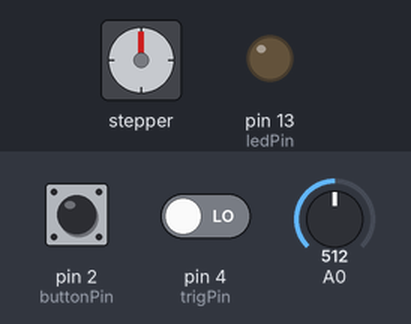
Recording of a sketch running on a simulated Arduino Uno, built with avr-gcc and run on an emulated ATmega328P. Shown: stepper motor, output pins drawn as LEDs (lit = HIGH). The test bench sets the inputs (shaded band); at power-on: A0 = 512, pin 2 (buttonPin) LOW, pin 4 (trigPin) LOW. Random numbers use the default seed unless the sketch sets one; stepper angles assume 3072 steps per turn.

Above: at 2.7 s.
2.8 s: A0 set to 539
At 3.3 s:
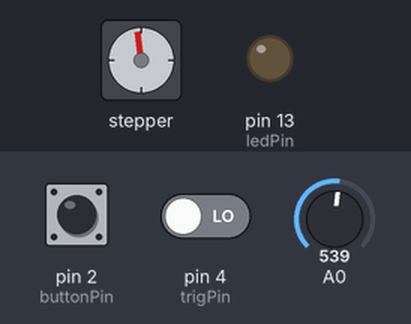
4.3 s: pin 2 (buttonPin) pulled HIGH for 0.15 s
At 7.1 s:
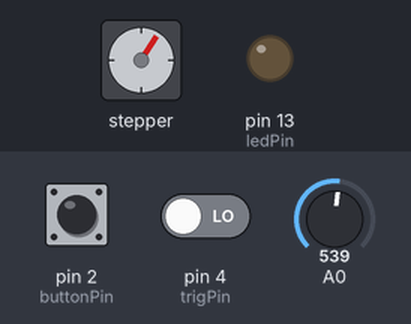
7.3 s: A0 set to 511
9.6 s: pin 4 (trigPin) driven HIGH
At 9.75 s:
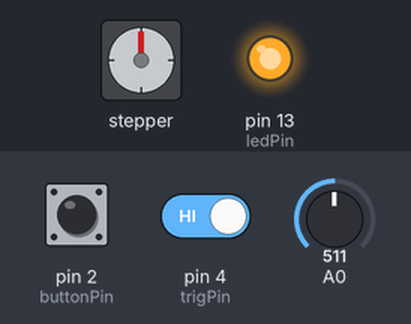
12.6 s: pin 4 (trigPin) driven LOW
At 13.2 s:
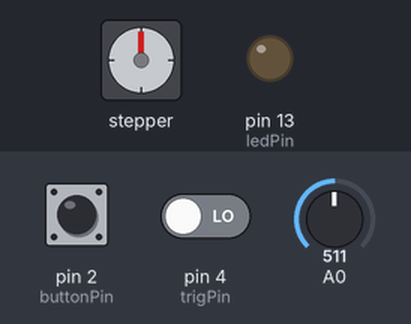
15.6 s: A0 set to 306
Timing chart, 0 to 19.6 s (numbered marks = the images above; inputs shaded):
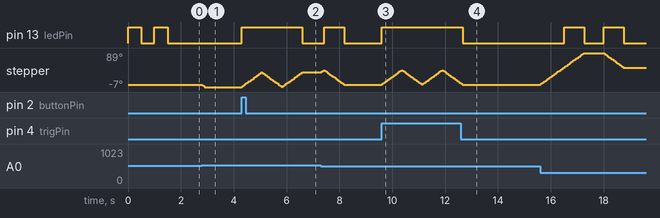

Measured:
- after the input at 4.3 s, pin 13 (ledPin): LOW → HIGH at once, → LOW 2.3 s later; stepper: turns 41° clockwise in 0.75 s, then 40° counter-clockwise in 0.71 s, then 40° clockwise in 0.71 s
- after the input at 9.6 s, pin 13 (ledPin): LOW → HIGH at once; stepper: turns 41° clockwise in 0.75 s, then 40° counter-clockwise in 0.71 s, then 40° clockwise in 0.71 s, then 38° counter-clockwise in 0.67 s
- after the input at 12.6 s, pin 13 (ledPin): HIGH → LOW after 0.07 s

The sketch:

jimiv1.ino
```cpp
#include <Stepper.h>


// Déclaration des ports (pins) des entrées sorties
const int buttonPin = 2;
const int trigPin = 4;
const int ledPin =  13;
//delai en ms ajouté à la fin de la boucle pour éviter de rendre fou l'arduino
const int delai = 1;
//nbre de pas du moteur:
const int nbredepas = 48*64;
//Débatement: nombre de pas parcourus pour chaque coup de médiator (Originalement 110)
const int debatement = 350;
//tempo en ms
const int tempo = 1500;
//compensation du décalage
const int comp= 0;

// Initialisation des entrées sorties
int buttonState = LOW;
int trigState = LOW;
int potarActuel;
int potarPreced;
int randNumber;
//temps écoulé depuis l'allumage de l'arduino
long temps;
// buttonStatePreced est la valeur binaire du bouton à la boucle précédente
bool buttonStatePreced = false;
bool sequenceState = false;
bool allerretour=true;


Stepper moteur(nbredepas,9,10,11,6);

//Proframme d'intialisation (lu une fois au démarage et si on appuie sur reset)
void setup() {
  //regler vitesse du moteur entre 0 et 10 tours par minute
  moteur.setSpeed(9);
  //déclaration des entrées sorties
  pinMode(buttonPin, INPUT);
  pinMode(trigPin, INPUT);
  pinMode(ledPin, OUTPUT);

  //La LED clignote 2 fois à l'initialisation
  digitalWrite(ledPin, HIGH);
  delay(500);
  digitalWrite(ledPin, LOW);
  delay(500);
  digitalWrite(ledPin, HIGH);
  delay(500);
  digitalWrite(ledPin, LOW);

  //On acquiert la valeur du potar
  potarActuel = analogRead(A0);
  potarPreced=potarActuel;
  // On initialise la graine du générateur de nombres aleatoires en mesurant le bruit d'une entrée vide, ici A1
  randomSeed(analogRead(A1));
  // on initialise le temps
    temps = 0;


  Serial.begin(9600);


}

void loop() {
  //lire valeur potentiometre
  potarActuel = analogRead(A0);
 /* Affichage moniteur série pour débuggage
 Serial.print("\n potarActuel ");
    Serial.print(potarActuel);
  Serial.print(allerretour);*/


  //si ecart suffisant bouger moteur en fctn de potentiometre
  if(abs(potarActuel-potarPreced)>10)
  {
   moteur.step(-2*(potarActuel-potarPreced));
   potarPreced=potarActuel;
    }
  // lire l'etat du bouton:
  buttonState = digitalRead(buttonPin);


  //Activer séquence et allumer led si bouton appuye et bouton précédent pas appuyé:
  if ((buttonState == HIGH) && (buttonStatePreced == false)) {
    // turn LED on:
    digitalWrite(ledPin, HIGH);
    buttonStatePreced = true;
    //Activer ou désactiver séquence
    sequenceState = !sequenceState;
  }

  // Sinon:
  else {
    //Si bouton pas appuyé
    if (buttonState == LOW){

        // turn LED off:
    digitalWrite(ledPin, LOW);
    buttonStatePreced = false;
        }
      }
   //Faire un coup de médiator puis attendre 2 4 ou 6 temps avant de poursuivre le programme)
   if (sequenceState == true) {


     //générer un nombre aléatoire 0, 1 ou 2: 0 Jimi ne joue pas, 1 il joue une note, 2 il joue un aller retour
     randNumber = random(3);
     // on regarde le temps auquel on déclenche le moteur du médiator
     if ((millis()-temps) >= tempo) {
       temps = millis();
       if (randNumber == 1){
         if (allerretour == true) {
        digitalWrite(ledPin, HIGH);
        moteur.step(debatement);
        digitalWrite(ledPin, LOW);
        allerretour = false;}
       else{
        digitalWrite(ledPin, HIGH);
        moteur.step(-(debatement+comp));
        digitalWrite(ledPin, LOW);
        allerretour = true;}
       }
       if (randNumber == 2){
          if (allerretour == true) {
            digitalWrite(ledPin, HIGH);
            moteur.step(debatement);
            delay(2);
            moteur.step(-(debatement+comp));
            digitalWrite(ledPin, LOW);
        }
       else{
        digitalWrite(ledPin, HIGH);
        moteur.step(-(debatement+comp));
        delay(2);
        moteur.step(debatement);
        digitalWrite(ledPin, LOW);}

       }
     }
   }


  // lire l'etat du trig:
  trigState = digitalRead(trigPin);

  //mettre moteur en marche et allumer led si trig recu
  if (trigState == HIGH) {
    // turn LED on:
    digitalWrite(ledPin, HIGH);
    if (allerretour == true) {
      moteur.step(debatement);
      allerretour = false;
     }
     else
     {
      moteur.step(-(debatement+comp));
      allerretour = true;
     }

  }
  else {
    // turn LED off:
    digitalWrite(ledPin, LOW);
  }

  delay(delai);
}
```
